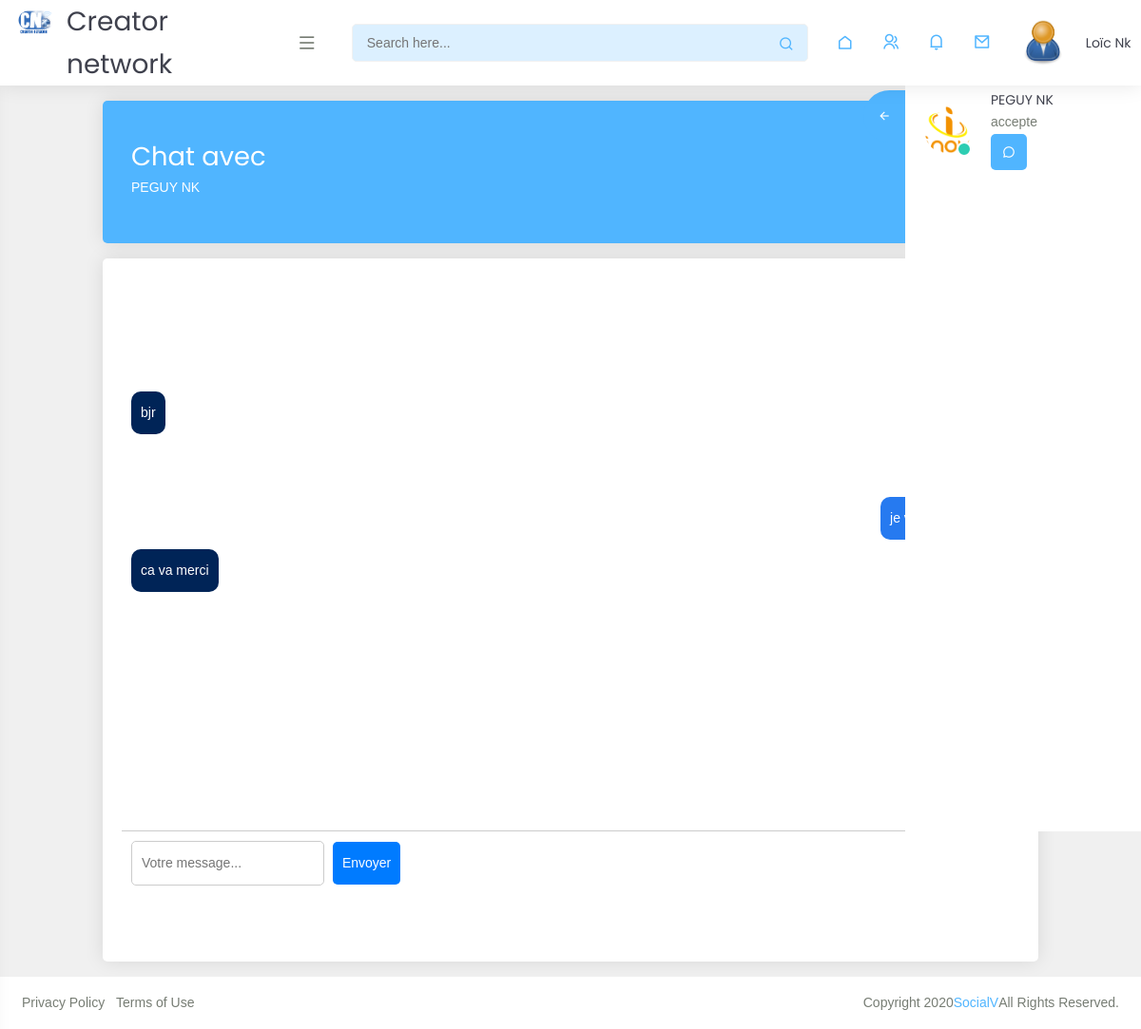
The page /sms.php?id=1 (signed in) on the database as committed earlier.
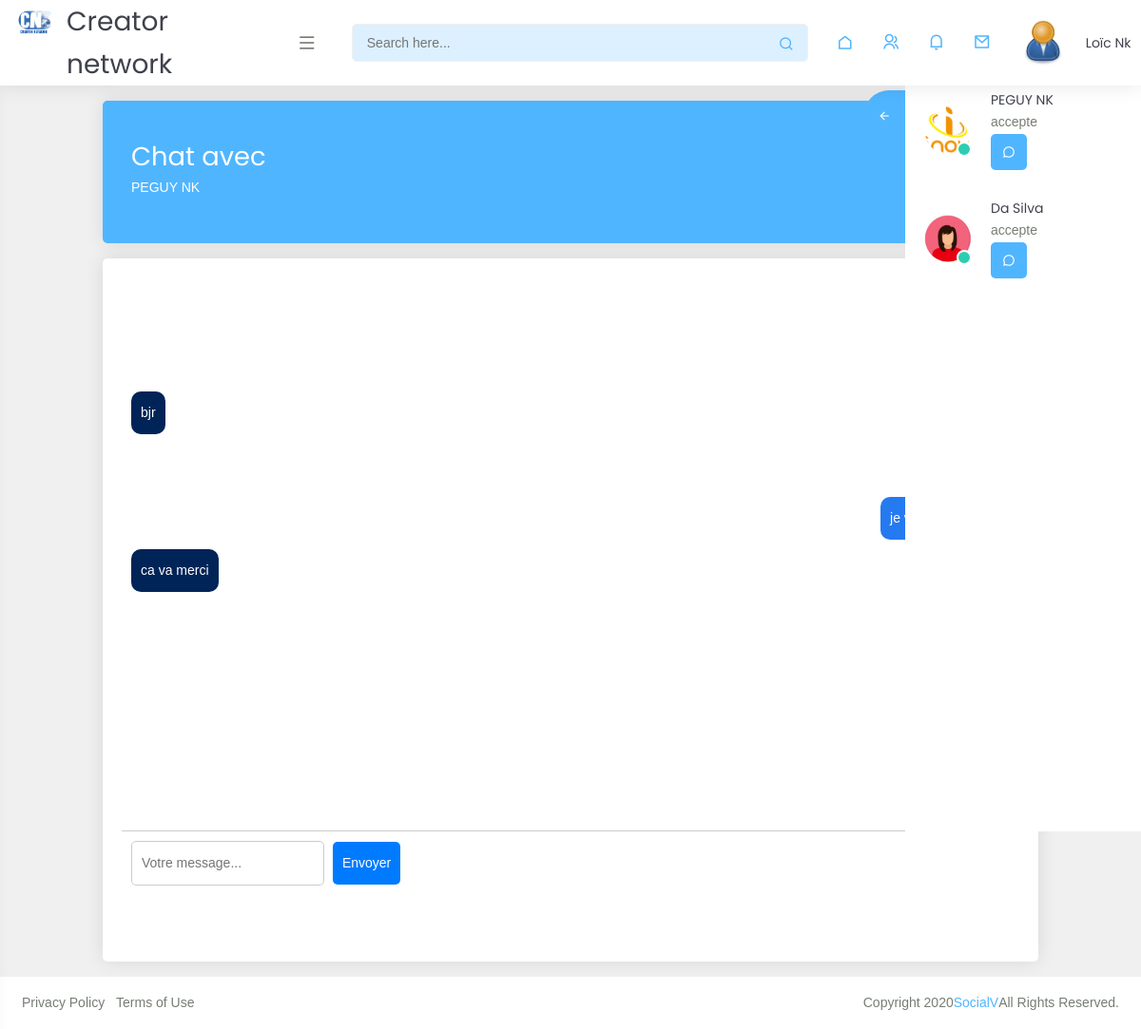
The same page on the database as committed later.
### tables this page shows
CREATE TABLE IF NOT EXISTS `demandes_amitie` (
  `id` int NOT NULL AUTO_INCREMENT,
  `id_demandeur` int NOT NULL,
  `id_destinataire` int NOT NULL,
  `statut` enum('en_attente','accepte','refuse') DEFAULT 'en_attente',
  `date_creation` datetime DEFAULT CURRENT_TIMESTAMP,
  PRIMARY KEY (`id`),
  KEY `id_demandeur` (`id_demandeur`),
  KEY `id_destinataire` (`id_destinataire`),
  CONSTRAINT `demandes_amitie_ibfk_1` FOREIGN KEY (`id_demandeur`) REFERENCES `createurs` (`id_user`),
  CONSTRAINT `demandes_amitie_ibfk_2` FOREIGN KEY (`id_destinataire`) REFERENCES `createurs` (`id_user`)
);

CREATE TABLE IF NOT EXISTS `createurs` (
  `id_user` int NOT NULL AUTO_INCREMENT,
  `nom` varchar(100) NOT NULL,
  `email` varchar(100) NOT NULL,
  `motdepasse` varchar(255) NOT NULL,
  `bio` text,
  `date_inscription` timestamp NULL DEFAULT CURRENT_TIMESTAMP,
  `photo` text,
  `tel` int DEFAULT NULL,
  PRIMARY KEY (`id_user`),
  UNIQUE KEY `email` (`email`)
);

CREATE TABLE IF NOT EXISTS `messages` (
  `id` int NOT NULL AUTO_INCREMENT,
  `id_expediteur` int NOT NULL,
  `id_destinataire` int NOT NULL,
  `message` text NOT NULL,
  `date_envoi` datetime DEFAULT CURRENT_TIMESTAMP,
  `lu` tinyint DEFAULT '0',
  PRIMARY KEY (`id`),
  KEY `id_expediteur` (`id_expediteur`),
  KEY `id_destinataire` (`id_destinataire`),
  CONSTRAINT `messages_ibfk_1` FOREIGN KEY (`id_expediteur`) REFERENCES `createurs` (`id_user`),
  CONSTRAINT `messages_ibfk_2` FOREIGN KEY (`id_destinataire`) REFERENCES `createurs` (`id_user`)
);

### sms.php (the view, shortened to what the changed rows need)
<?php
   include('inc/db_connect.php');
$id_destinataire = $_GET['id'] ?? null;
function recupererMessages($pdo, $id_utilisateur1, $id_utilisateur2) {
    $sql = "SELECT * FROM messages
            WHERE (id_expediteur = :id_utilisateur1 AND id_destinataire = :id_utilisateur2)
            OR (id_expediteur = :id_utilisateur2 AND id_destinataire = :id_utilisateur1)
            ORDER BY date_envoi ASC";
    $stmt = $pdo->prepare($sql);
    $stmt->bindParam(':id_utilisateur1', $id_utilisateur1, PDO::PARAM_INT);
    $stmt->bindParam(':id_utilisateur2', $id_utilisateur2, PDO::PARAM_INT);
    $stmt->execute();
    return $stmt->fetchAll(PDO::FETCH_ASSOC);
}
$messages = recupererMessages($pdo, $_SESSION['user_id'], $id_destinataire);
?>
<!doctype html>
<html lang="en">
  <head>
      <link rel="stylesheet" href="assets/css/libs.min.css">
      <link rel="stylesheet" href="assets/css/socialv.css?v=4.0.0">
      <link rel="stylesheet" href="assets/vendor/@fortawesome/fontawesome-free/css/all.min.css">
      <link rel="stylesheet" href="assets/vendor/remixicon/fonts/remixicon.css">
      <link rel="stylesheet" href="assets/vendor/vanillajs-datepicker/dist/css/datepicker.min.css">
      <link rel="stylesheet" href="assets/vendor/font-awesome-line-awesome/css/all.min.css">
      <link rel="stylesheet" href="assets/vendor/line-awesome/dist/line-awesome/css/line-awesome.min.css">
  </head>
  <body class="  ">
   <div class="wrapper">
      <?php include('inc/Myfriend.php');?>
      <div id="content-page" class="content-page">
         <div class="container">
            <div class="row">
            <div class="col-sm-12">
                <div class="card">
                    <div class="card-body">
                        <div class="chat-container">
                            <div class="messages">
                                <?php foreach ($messages as $msg): ?>
                                    <div class="<?php echo $msg['id_expediteur'] == $_SESSION['user_id'] ? 'message received' : 'message sent'; ?>"><?php echo htmlspecialchars($msg['message']); ?></div>
                                <?php endforeach; ?>
                            </div>
                        </div>
                    </div>
                </div>
            </div>
            </div>
         </div>
      </div>
   </div>
  </body>
</html>

### inc/Myfriend.php (shortened to what the changed rows need)
 <?php
function recupererDemandesEmises($pdo, $id_utilisateur) {
   $sql = "SELECT d.*,photo, id_user, u.nom AS nom_destinataire
         FROM demandes_amitie d
         JOIN createurs u ON d.id_destinataire = u.id_user
         WHERE d.id_demandeur = :id_utilisateur";
   $stmt = $pdo->prepare($sql);
   $stmt->bindParam(':id_utilisateur', $id_utilisateur, PDO::PARAM_INT);
   $stmt->execute();
   return $stmt->fetchAll(PDO::FETCH_ASSOC);
}
$demandes_emises = recupererDemandesEmises($pdo, $_SESSION['user_id']);
 ?>
<div class="right-sidebar-mini right-sidebar">
     <div class="right-sidebar-panel p-0">
        <div class="card shadow-none">
           <div class="card-body p-0">
              <div class="media-height p-3" data-scrollbar="init">
               <?php if (count($demandes_emises) > 0): ?>
                  <?php foreach ($demandes_emises as $demande): ?>
                     <div class="d-flex align-items-center mb-4">
                        <div class="iq-profile-avatar status-online">
                           <img class="rounded-circle avatar-50" src="<?php echo $demande['photo'];?>" alt="">
                        </div>
                        <div class="ms-3">
                           <h6 class="mb-0"><?php echo htmlspecialchars($demande['nom_destinataire']); ?></h6>
                           <p class="mb-0"><?php echo htmlspecialchars($demande['statut']); ?></p>
                           <a href="sms.php?id=<?php echo $demande['id_user'];?>" class="btn btn-primary border-0 "><i class="ri-chat-3-line"></i></a>
                        </div>
                     </div>
                  <?php endforeach; ?>
               <?php else: ?>
                  <p>Aucune demande d'amitié émise.</p>
               <?php endif; ?>
              </div>
           </div>
        </div>
     </div>
</div>

Rows that differ between the two databases and show on the page:
added demandes_amitie: id_destinataire.photo (picture), id_destinataire.nom "Da Silva", statut "accepte"
